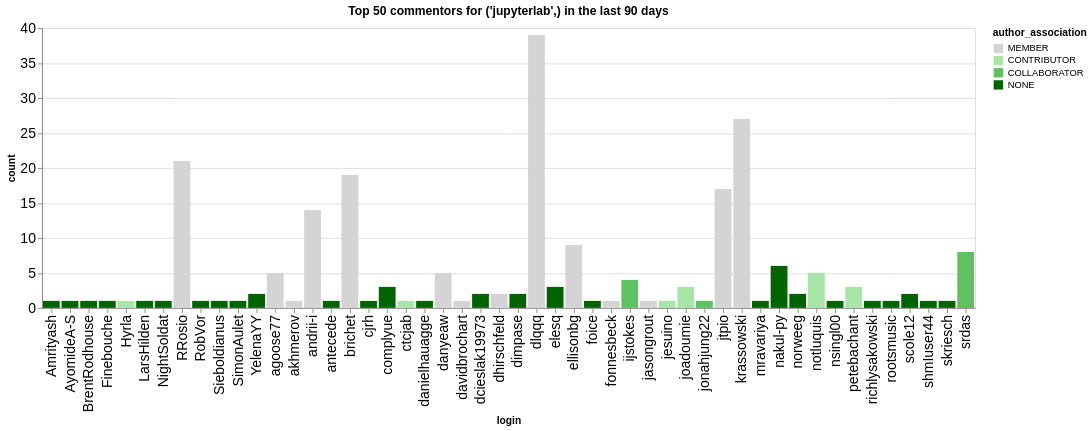

This figure's notebook cell:
### Code cell
n_plot = 50
charts = []
for ii, (iorg, idata) in enumerate(commentors.groupby(['org'])):
    title = f"Top {n_plot} commentors for {iorg} in the last {n_days} days"
    idata = idata.groupby('login', as_index=False).agg({'count': 'sum', 'author_association': 'first'})
    idata = idata.sort_values('count', ascending=False).head(n_plot)
    ch = alt.Chart(data=idata.head(n_plot), title=title).mark_bar().encode(
        x='login',
        y='count',
        color=alt.Color('author_association', scale=alt.Scale(domain=author_types, range=author_colors))
    )
    charts.append(ch)
alt.hconcat(*charts)

### Figure 1 — Vega-Lite specification as saved in the notebook (floating-point values rounded to 4 significant figures)
{"config": {"axisLeft": {"labelFontSize": 15}, "axisBottom": {"labelFontSize": 15}}, "hconcat": [{"mark": {"type": "bar"}, "encoding": {"color": {"field": "author_association", "scale": {"domain": ["MEMBER", "CONTRIBUTOR", "COLLABORATOR", "NONE"], "range": ["rgb(211.82745098039214, 211.82745098039214, 211.82745098039214)", "rgb(166.98562091503268, 229.89803921568628, 166.98562091503268)", "rgb(96.37647058823529, 192.75294117647059, 96.37647058823529)", "rgb(0.0, 100.3921568627451, 0.0)"]}, "type": "nominal"}, "x": {"field": "login", "type": "nominal"}, "y": {"field": "count", "type": "quantitative"}}, "title": "Top 50 commentors for ('jupyterlab',) in the last 90 days"}], "data": {"name": "data-b8433542d64c40699305b52aabc3f7ea"}, "$schema": "https://vega.github.io/schema/vega-lite/v5.20.1.json", "datasets": {"data-b8433542d64c40699305b52aabc3f7ea": [{"login": "dlqqq", "count": 39, "author_association": "MEMBER"}, {"login": "krassowski", "count": 27, "author_association": "MEMBER"}, {"login": "RRosio", "count": 21, "author_association": "MEMBER"}, {"login": "brichet", "count": 19, "author_association": "MEMBER"}, {"login": "jtpio", "count": 17, "author_association": "MEMBER"}, {"login": "andrii-i", "count": 14, "author_association": "MEMBER"}, {"login": "ellisonbg", "count": 9, "author_association": "MEMBER"}, {"login": "srdas", "count": 8, "author_association": "COLLABORATOR"}, {"login": "nakul-py", "count": 6, "author_association": "NONE"}, {"login": "danyeaw", "count": 5, "author_association": "MEMBER"}, {"login": "notluquis", "count": 5, "author_association": "CONTRIBUTOR"}, {"login": "agoose77", "count": 5, "author_association": "MEMBER"}, {"login": "ijstokes", "count": 4, "author_association": "COLLABORATOR"}, {"login": "petebachant", "count": 3, "author_association": "CONTRIBUTOR"}, {"login": "elesq", "count": 3, "author_association": "NONE"}, {"login": "joadoumie", "count": 3, "author_association": "CONTRIBUTOR"}, {"login": "complyue", "count": 3, "author_association": "NONE"}, {"login": "YelenaYY", "count": 2, "author_association": "NONE"}, {"login": "norweeg", "count": 2, "author_association": "NONE"}, {"login": "dimpase", "count": 2, "author_association": "NONE"}, {"login": "dhirschfeld", "count": 2, "author_association": "MEMBER"}, {"login": "scole12", "count": 2, "author_association": "NONE"}, {"login": "dcieslak19973", "count": 2, "author_association": "NONE"}, {"login": "cjrh", "count": 1, "author_association": "NONE"}, {"login": "ctcjab", "count": 1, "author_association": "CONTRIBUTOR"}, {"login": "akhmerov", "count": 1, "author_association": "MEMBER"}, {"login": "NightSoldat", "count": 1, "author_association": "NONE"}, {"login": "SimonAulet", "count": 1, "author_association": "NONE"}, {"login": "antecede", "count": 1, "author_association": "NONE"}, {"login": "LarsHilden", "count": 1, "author_association": "NONE"}, {"login": "RobVor", "count": 1, "author_association": "NONE"}, {"login": "Finebouche", "count": 1, "author_association": "NONE"}, {"login": "Amrityash", "count": 1, "author_association": "NONE"}, {"login": "AyomideA-S", "count": 1, "author_association": "NONE"}, {"login": "BrentRodhouse", "count": 1, "author_association": "NONE"}, {"login": "Hyrla", "count": 1, "author_association": "CONTRIBUTOR"}, {"login": "Sieboldianus", "count": 1, "author_association": "NONE"}, {"login": "danielhauagge", "count": 1, "author_association": "NONE"}, {"login": "jesuino", "count": 1, "author_association": "CONTRIBUTOR"}, {"login": "jonahjung22", "count": 1, "author_association": "COLLABORATOR"}, {"login": "jasongrout", "count": 1, "author_association": "MEMBER"}, {"login": "foice", "count": 1, "author_association": "NONE"}, {"login": "davidbrochart", "count": 1, "author_association": "MEMBER"}, {"login": "fonnesbeck", "count": 1, "author_association": "MEMBER"}, {"login": "mravariya", "count": 1, "author_association": "NONE"}, {"login": "richlysakowski", "count": 1, "author_association": "NONE"}, {"login": "nsingl00", "count": 1, "author_association": "NONE"}, {"login": "shmIuser44", "count": 1, "author_association": "NONE"}, {"login": "rootsmusic", "count": 1, "author_association": "NONE"}, {"login": "skriesch", "count": 1, "author_association": "NONE"}]}}
